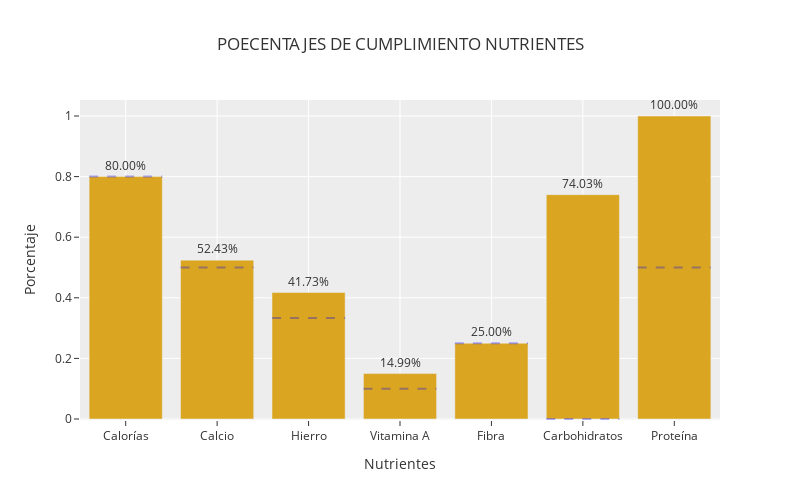

The code cell stored with this chart in its notebook:
### Code cell
fig = go.Figure()

nutrients_percentages = [(y[n].solution_value) / (df_nutrients.loc[n, "qmax"]) for n in NUTRIENTS]
fig.add_trace(
    go.Bar(
        x=NUTRIENTS,
        y=nutrients_percentages,
        text=[f"{p:.2%}" for p in nutrients_percentages],
        textposition="outside",
        marker_color="goldenrod"
    )
)

for idx, n in enumerate(NUTRIENTS):
    fig.add_shape(
        type="line",
        x0=idx - 0.4,
        x1=idx + 0.4,
        y0=df_nutrients.loc[n, "qmin"] / (df_nutrients.loc[n, "qmax"]),
        y1=df_nutrients.loc[n, "qmin"] / (df_nutrients.loc[n, "qmax"]),
        line=dict(color="blue", width=2, dash="dash"),
    )


# Configuraciones adicionales de la gráfica
fig.update_layout(
    title="POECENTAJES DE CUMPLIMIENTO NUTRIENTES",
    xaxis_title="Nutrientes",
    yaxis_title="Porcentaje ",
    xaxis={"type": "category"},
    showlegend=False,
    width=800,
    height=500,
    template="ggplot2",
)

# Mostrar la gráfica
fig.show()

### Figure 1 — Plotly figure (JSON) as saved in the notebook; plotly's stock layout.template omitted (floating-point values rounded to 4 significant figures)
{"data": [{"marker": {"color": "goldenrod"}, "text": ["80.00%", "52.43%", "41.73%", "14.99%", "25.00%", "74.03%", "100.00%"], "textposition": "outside", "type": "bar", "x": ["Calorías", "Calcio", "Hierro", "Vitamina A", "Fibra", "Carbohidratos", "Proteína"], "y": [0.8, 0.5243, 0.4173, 0.1499, 0.25, 0.7403, 1]}], "layout": {"height": 500, "shapes": [{"line": {"color": "blue", "dash": "dash", "width": 2}, "type": "line", "x0": -0.4, "x1": 0.4, "y0": 0.8, "y1": 0.8}, {"line": {"color": "blue", "dash": "dash", "width": 2}, "type": "line", "x0": 0.6, "x1": 1.4, "y0": 0.5, "y1": 0.5}, {"line": {"color": "blue", "dash": "dash", "width": 2}, "type": "line", "x0": 1.6, "x1": 2.4, "y0": 0.3333, "y1": 0.3333}, {"line": {"color": "blue", "dash": "dash", "width": 2}, "type": "line", "x0": 2.6, "x1": 3.4, "y0": 0.1, "y1": 0.1}, {"line": {"color": "blue", "dash": "dash", "width": 2}, "type": "line", "x0": 3.6, "x1": 4.4, "y0": 0.25, "y1": 0.25}, {"line": {"color": "blue", "dash": "dash", "width": 2}, "type": "line", "x0": 4.6, "x1": 5.4, "y0": 0, "y1": 0}, {"line": {"color": "blue", "dash": "dash", "width": 2}, "type": "line", "x0": 5.6, "x1": 6.4, "y0": 0.5, "y1": 0.5}], "showlegend": false, "title": {"text": "POECENTAJES DE CUMPLIMIENTO NUTRIENTES"}, "width": 800, "xaxis": {"title": {"text": "Nutrientes"}, "type": "category"}, "yaxis": {"title": {"text": "Porcentaje "}}}}
